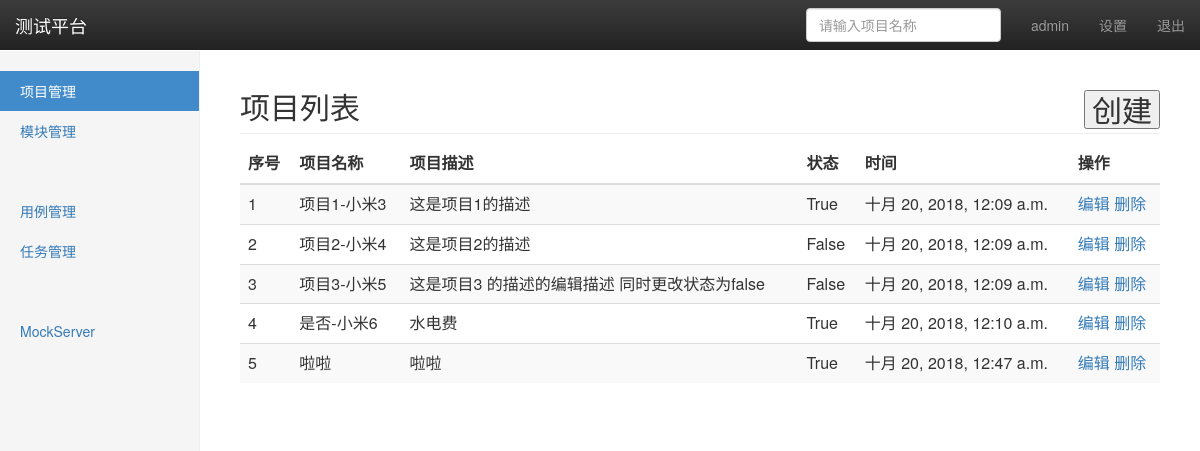
The page /manage/project/ (signed in) on the database as committed earlier.
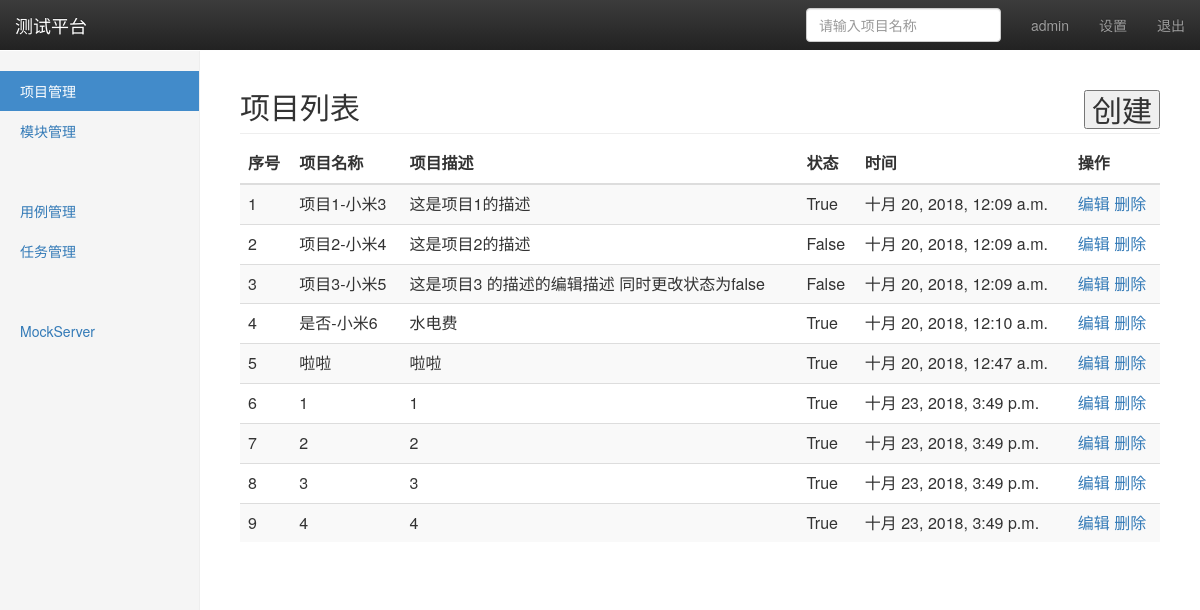
The same page on the database as committed later.
### project_app/models.py (models this page shows, shortened)
class project(models.Model):
	name = models.CharField('项目名称',max_length=50,blank=False,default='')
	description = models.TextField('项目描述',default='')
	status = models.BooleanField('状态',default=True)
	create_time = models.DateTimeField('创建时间',auto_now=True)

### project_app/views/project_views.py (the view)
# urls.py: path('project/', project_views.project_manage),
@login_required
def project_manage(requests):
	username = requests.session.get('user','')
	project_all = project.objects.all()
	return render(requests,'project.html',{'user':username,'projects':project_all,'type':'list'})

### templates/project.html (shortened to what this page needs)
{% extends  'base.html' %}
{% block content %}
    <nav class="navbar navbar-inverse navbar-fixed-top">
      <div class="container-fluid">
        <div class="navbar-header">
          <a class="navbar-brand" href="#">测试平台</a>
        </div>
        <div id="navbar" class="navbar-collapse collapse">
          <ul class="nav navbar-nav navbar-right">
            <li><a href="#"> {{ user }}</a></li>
            <li><a href="#">设置</a></li>
            <li><a href="/logout/">退出</a></li>
          </ul>
          <form class="navbar-form navbar-right">
            <input type="text" class="form-control" placeholder="请输入项目名称">
          </form>
        </div>
      </div>
    </nav>
    <div class="container-fluid">
      <div class="row">
        <div class="col-sm-3 col-md-2 sidebar">
          <ul class="nav nav-sidebar">
            <li class="active"><a href="/manage/project/">项目管理</a></li>
            <li><a href="/manage/module/">模块管理</a></li>
            <li><a href="#"></a></li>
          </ul>
          <ul class="nav nav-sidebar">
            <li><a href="">用例管理</a></li>
            <li><a href="">任务管理</a></li>
          </ul>
          <ul class="nav nav-sidebar">
            <li><a href=""></a></li>
            <li><a href="">MockServer</a></li>
          </ul>
        </div>
    {% if type == 'list' %}
    <div class="col-sm-2 col-sm-offset-2 col-md-10 col-md-offset-2 main">
        <h2 class="sub-header">项目列表
          <button  type='button' style='float:right' onclick="window.location.href='add/'">创建</button>
        </h2>
          <div class="table-responsive">
            <table id='prlist'  class="table table-striped">
              <thead>
                <tr>
                  <th>序号</th>
                  <th>项目名称</th>
                  <th>项目描述</th>
                  <th>状态</th>
                  <th>时间</th>
                  <th>操作</th>
                </tr>
              </thead>
              <tbody>
                {% for project in projects %}
                <tr>
                  <td>{{ forloop.counter }}</td>
                  <td>{{ project.name }}</td>
                  <td>{{ project.description }}</td>
                  <td>{{ project.status }}</td>
                  <td>{{ project.create_time}}</td>
                  <td>
                    <a href="edit/{{ project.id }}/">编辑</a>
                    <a href="del/{{ project.id }}/">删除</a>
                  </td>
                </tr>
                {% endfor %}
              </tbody>
            </table>
          </div>
        </div>
      </div>
    </div>
    {% endif %}
{% endblock %}

Rows that differ between the two databases and show on the page:
added project: name "1", description "1", status "True", create_time "十月 23, 2018, 3:49 p.m."
added project: name "2", description "2", status "True", create_time "十月 23, 2018, 3:49 p.m."
added project: name "3", description "3", status "True", create_time "十月 23, 2018, 3:49 p.m."
added project: name "4", description "4", status "True", create_time "十月 23, 2018, 3:49 p.m."
